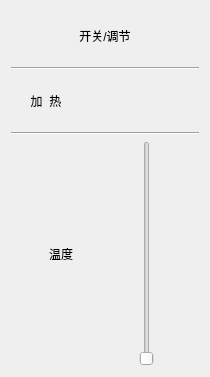
<?xml version="1.0" encoding="UTF-8"?>
<ui version="4.0">
 <class>Temperature</class>
 <widget class="QWidget" name="Temperature">
  <property name="geometry">
   <rect>
    <x>0</x>
    <y>0</y>
    <width>210</width>
    <height>377</height>
   </rect>
  </property>
  <property name="windowTitle">
   <string>Form</string>
  </property>
  <layout class="QVBoxLayout" name="verticalLayout">
   <item>
    <widget class="QLabel" name="label_4">
     <property name="sizePolicy">
      <sizepolicy hsizetype="Preferred" vsizetype="Preferred">
       <horstretch>0</horstretch>
       <verstretch>0</verstretch>
      </sizepolicy>
     </property>
     <property name="minimumSize">
      <size>
       <width>0</width>
       <height>50</height>
      </size>
     </property>
     <property name="text">
      <string>开关/调节</string>
     </property>
     <property name="alignment">
      <set>Qt::AlignCenter</set>
     </property>
    </widget>
   </item>
   <item>
    <widget class="Line" name="line_2">
     <property name="orientation">
      <enum>Qt::Horizontal</enum>
     </property>
    </widget>
   </item>
   <item>
    <layout class="QHBoxLayout" name="horizontalLayout_2">
     <item>
      <widget class="QLabel" name="label_2">
       <property name="sizePolicy">
        <sizepolicy hsizetype="Preferred" vsizetype="Preferred">
         <horstretch>0</horstretch>
         <verstretch>0</verstretch>
        </sizepolicy>
       </property>
       <property name="minimumSize">
        <size>
         <width>70</width>
         <height>50</height>
        </size>
       </property>
       <property name="maximumSize">
        <size>
         <width>70</width>
         <height>16777215</height>
        </size>
       </property>
       <property name="text">
        <string>加  热</string>
       </property>
       <property name="alignment">
        <set>Qt::AlignCenter</set>
       </property>
      </widget>
     </item>
     <item>
      <widget class="QSwitchButton" name="switchBtn">
       <property name="sizePolicy">
        <sizepolicy hsizetype="Expanding" vsizetype="Preferred">
         <horstretch>0</horstretch>
         <verstretch>0</verstretch>
        </sizepolicy>
       </property>
       <property name="minimumSize">
        <size>
         <width>100</width>
         <height>50</height>
        </size>
       </property>
       <property name="text">
        <string/>
       </property>
       <property name="alignment">
        <set>Qt::AlignCenter</set>
       </property>
      </widget>
     </item>
    </layout>
   </item>
   <item>
    <widget class="Line" name="line">
     <property name="orientation">
      <enum>Qt::Horizontal</enum>
     </property>
    </widget>
   </item>
   <item>
    <layout class="QHBoxLayout" name="horizontalLayout">
     <item>
      <widget class="QLabel" name="label">
       <property name="sizePolicy">
        <sizepolicy hsizetype="Preferred" vsizetype="Preferred">
         <horstretch>0</horstretch>
         <verstretch>0</verstretch>
        </sizepolicy>
       </property>
       <property name="minimumSize">
        <size>
         <width>40</width>
         <height>0</height>
        </size>
       </property>
       <property name="maximumSize">
        <size>
         <width>60</width>
         <height>16777215</height>
        </size>
       </property>
       <property name="text">
        <string>温度</string>
       </property>
       <property name="alignment">
        <set>Qt::AlignCenter</set>
       </property>
      </widget>
     </item>
     <item>
      <widget class="QSlider" name="verticalSlider">
       <property name="sizePolicy">
        <sizepolicy hsizetype="Fixed" vsizetype="Expanding">
         <horstretch>0</horstretch>
         <verstretch>0</verstretch>
        </sizepolicy>
       </property>
       <property name="minimumSize">
        <size>
         <width>60</width>
         <height>0</height>
        </size>
       </property>
       <property name="orientation">
        <enum>Qt::Vertical</enum>
       </property>
      </widget>
     </item>
    </layout>
   </item>
  </layout>
 </widget>
 <customwidgets>
  <customwidget>
   <class>QSwitchButton</class>
   <extends>QLabel</extends>
   <header location="global">QSwitchButton.h</header>
  </customwidget>
 </customwidgets>
 <resources/>
 <connections/>
</ui>
